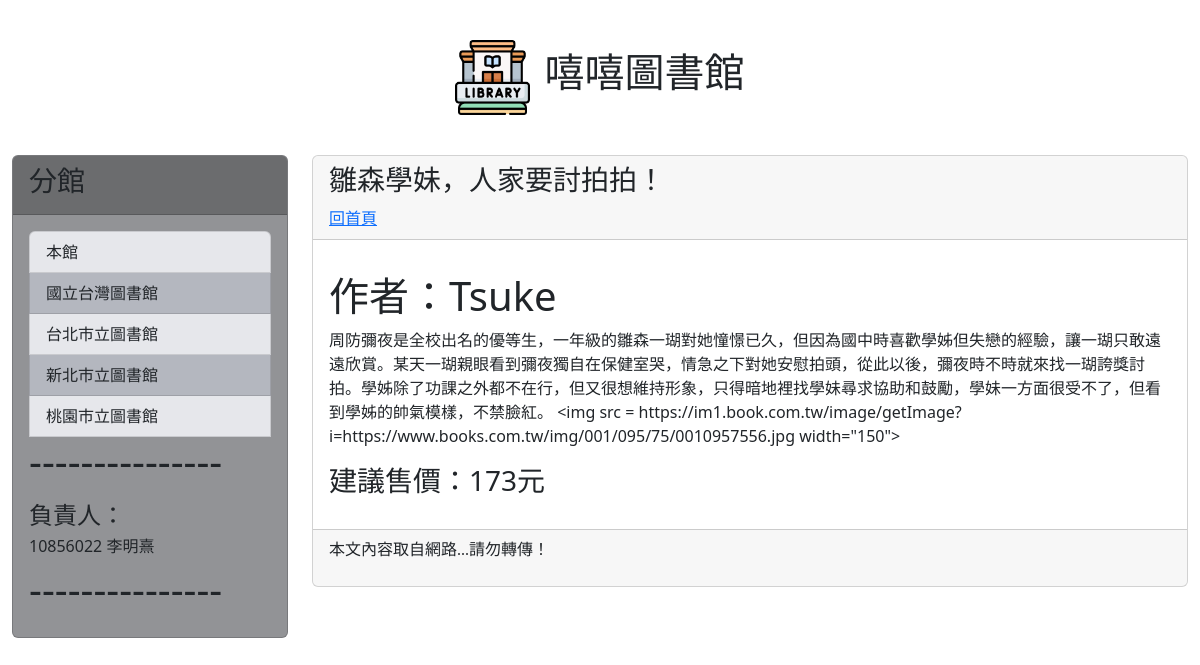
Page /post/youngsisterisgood on the committed database.
### mysite/models.py (models this page shows, shortened)
class Post(models.Model):
    title = models.CharField(max_length=200)
    slug = models.CharField(max_length=200)
    body = models.TextField()
    pub_date = models.DateTimeField(auto_now_add=True)
    class Meta:
        ordering = ('-pub_date',)

### mysite/views.py (the view)
# urls.py: path('post/<slug:slug>',mv.showpost,name="showpost")
def showpost(request,slug):
    try:
        post = Post.objects.get(slug=slug)
        if post != None:
            return render(request,'post.html',locals())
        else:
            return redirect("/")
    except:
        return redirect("/")

### mysite/templatetags/markdown_extras.py (called while the page is built)
@register.filter
def convert_markdown(text):
    return markdown.markdown(text)

### template/post.html (shortened to what this page needs)
{% extends 'base.html' %}
{% load markdown_extras %}
{% block headmessage %}
    <h3 style='font-family:微軟正黑體;'>{{ post.title }}</h3>
    <a style='font-family:微軟正黑體;' href='/'>回首頁</a>
{% endblock %}
{% block content %}
        <p style='font-family:微軟正黑體;font-size:12pt;letter-spacing:2pt;'>
            {{ post.body | convert_markdown  | safe }}</a>
        </p>
{% endblock %}

### rows in the picture
Post: title "雛森學妹，人家要討拍拍！", body|convert_markdown "作者：Tsuke 周防彌夜是全校出名的優等生，一年級的雛森一瑚對她憧憬已久，但因為國中時喜歡學姊但失戀的經驗，讓一瑚只敢遠遠欣賞。某天一瑚親眼看到彌夜獨自在保健室哭，情急之下對她安慰拍頭，從此以後，彌夜時不時就來找一瑚誇獎討拍。學姊除了功課之外都不在行，但又很想維持形象，只得暗地裡找學妹尋求協助和鼓勵，學妹一方面很受不了，但看到學姊的帥氣模樣，不禁臉紅。 <img src = https://im1.book.com.tw/image/getImage?i=https://www.books.com.tw/img/001/095/75/0010957556.jpg width=\"150\"> 建議售價：173元"
